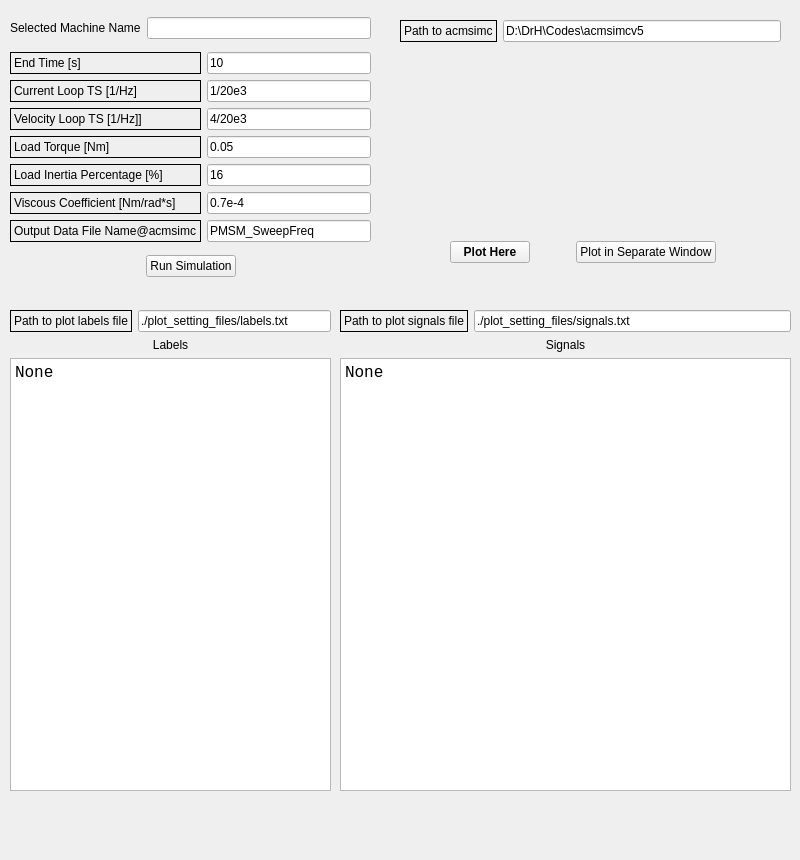
          <widget class="QWidget" name="tab_4">
           <attribute name="title">
            <string>C-based Simulation</string>
           </attribute>
           <widget class="QWidget" name="verticalLayoutWidget_4">
            <property name="geometry">
             <rect>
              <x>10</x>
              <y>10</y>
              <width>361</width>
              <height>274</height>
             </rect>
            </property>
            <layout class="QVBoxLayout" name="verticalLayout_7">
             <item>
              <layout class="QHBoxLayout" name="horizontalLayout_11">
               <item>
                <widget class="QLabel" name="label_4">
                 <property name="sizePolicy">
                  <sizepolicy hsizetype="Fixed" vsizetype="Preferred">
                   <horstretch>0</horstretch>
                   <verstretch>0</verstretch>
                  </sizepolicy>
                 </property>
                 <property name="text">
                  <string>Selected Machine Name</string>
                 </property>
                </widget>
               </item>
               <item>
                <widget class="QLineEdit" name="lineEdit_RO_MachineName">
                 <property name="readOnly">
                  <bool>true</bool>
                 </property>
                </widget>
               </item>
              </layout>
             </item>
             <item>
              <layout class="QHBoxLayout" name="horizontalLayout_12">
               <item>
                <layout class="QVBoxLayout" name="verticalLayout_8">
                 <item>
                  <widget class="QLabel" name="label_EndTime">
                   <property name="frameShape">
                    <enum>QFrame::Panel</enum>
                   </property>
                   <property name="frameShadow">
                    <enum>QFrame::Plain</enum>
                   </property>
                   <property name="text">
                    <string>End Time [s]</string>
                   </property>
                  </widget>
                 </item>
                 <item>
                  <widget class="QLabel" name="label_CLTS">
                   <property name="frameShape">
                    <enum>QFrame::Panel</enum>
                   </property>
                   <property name="frameShadow">
                    <enum>QFrame::Plain</enum>
                   </property>
                   <property name="text">
                    <string>Current Loop TS [1/Hz]</string>
                   </property>
                  </widget>
                 </item>
                 <item>
                  <widget class="QLabel" name="label_VLTS">
                   <property name="frameShape">
                    <enum>QFrame::Panel</enum>
                   </property>
                   <property name="text">
                    <string>Velocity Loop TS [1/Hz]]</string>
                   </property>
                  </widget>
                 </item>
                 <item>
                  <widget class="QLabel" name="label_npd_12">
                   <property name="frameShape">
                    <enum>QFrame::Panel</enum>
                   </property>
                   <property name="text">
                    <string>Load Torque [Nm]</string>
                   </property>
                  </widget>
                 </item>
                 <item>
                  <widget class="QLabel" name="label_npd_13">
                   <property name="frameShape">
                    <enum>QFrame::Panel</enum>
                   </property>
                   <property name="text">
                    <string>Load Inertia Percentage [%]</string>
                   </property>
                  </widget>
                 </item>
                 <item>
                  <widget class="QLabel" name="label_npd_15">
                   <property name="frameShape">
                    <enum>QFrame::Panel</enum>
                   </property>
                   <property name="text">
                    <string>Viscous Coefficient [Nm/rad*s]</string>
                   </property>
                  </widget>
                 </item>
                 <item>
                  <widget class="QLabel" name="label_npd_14">
                   <property name="frameShape">
                    <enum>QFrame::Panel</enum>
                   </property>
                   <property name="text">
                    <string>Output Data File Name@acmsimc</string>
                   </property>
                  </widget>
                 </item>
                </layout>
               </item>
               <item>
                <layout class="QVBoxLayout" name="verticalLayout_9">
                 <item>
                  <widget class="QLineEdit" name="lineEdit_EndTime">
                   <property name="text">
                    <string>10</string>
                   </property>
                  </widget>
                 </item>
                 <item>
                  <widget class="QLineEdit" name="lineEdit_CLTS">
                   <property name="text">
                    <string>1/20e3</string>
                   </property>
                  </widget>
                 </item>
                 <item>
                  <widget class="QLineEdit" name="lineEdit_RatedCurrent_3">
                   <property name="text">
                    <string>4/20e3</string>
                   </property>
                  </widget>
                 </item>
                 <item>
                  <widget class="QLineEdit" name="lineEdit_LoadTorque">
                   <property name="text">
                    <string>0.05</string>
                   </property>
                  </widget>
                 </item>
                 <item>
                  <widget class="QLineEdit" name="lineEdit_LoadInertiaPercentage">
                   <property name="text">
                    <string>16</string>
                   </property>
                  </widget>
                 </item>
                 <item>
                  <widget class="QLineEdit" name="lineEdit_ViscousCoefficient">
                   <property name="text">
                    <string>0.7e-4</string>
                   </property>
                  </widget>
                 </item>
                 <item>
                  <widget class="QLineEdit" name="lineEdit_OutputDataFileName">
                   <property name="text">
                    <string>PMSM_SweepFreq</string>
                   </property>
                  </widget>
                 </item>
                </layout>
               </item>
              </layout>
             </item>
             <item>
              <layout class="QHBoxLayout" name="horizontalLayout_14">
               <item>
                <spacer name="horizontalSpacer_11">
                 <property name="orientation">
                  <enum>Qt::Horizontal</enum>
                 </property>
                 <property name="sizeHint" stdset="0">
                  <size>
                   <width>40</width>
                   <height>20</height>
                  </size>
                 </property>
                </spacer>
               </item>
               <item>
                <widget class="QPushButton" name="pushButton_runCBasedSimulation">
                 <property name="text">
                  <string>Run Simulation</string>
                 </property>
                </widget>
               </item>
               <item>
                <spacer name="horizontalSpacer_12">
                 <property name="orientation">
                  <enum>Qt::Horizontal</enum>
                 </property>
                 <property name="sizeHint" stdset="0">
                  <size>
                   <width>40</width>
                   <height>20</height>
                  </size>
                 </property>
                </spacer>
               </item>
              </layout>
             </item>
            </layout>
           </widget>
           <widget class="QWidget" name="horizontalLayoutWidget_2">
            <property name="geometry">
             <rect>
              <x>400</x>
              <y>20</y>
              <width>381</width>
              <height>22</height>
             </rect>
            </property>
            <layout class="QHBoxLayout" name="horizontalLayout_15">
             <item>
              <widget class="QLabel" name="label__path2boptPython_2">
               <property name="frameShape">
                <enum>QFrame::Panel</enum>
               </property>
               <property name="frameShadow">
                <enum>QFrame::Plain</enum>
               </property>
               <property name="text">
                <string>Path to acmsimc</string>
               </property>
              </widget>
             </item>
             <item>
              <widget class="QLineEdit" name="lineEdit_path2acmsimc">
               <property name="text">
                <string>D:\DrH\Codes\acmsimcv5</string>
               </property>
              </widget>
             </item>
            </layout>
           </widget>
           <widget class="QWidget" name="layoutWidget">
            <property name="geometry">
             <rect>
              <x>410</x>
              <y>240</y>
              <width>346</width>
              <height>25</height>
             </rect>
            </property>
            <layout class="QHBoxLayout" name="horizontalLayout_17">
             <item>
              <spacer name="horizontalSpacer_16">
               <property name="orientation">
                <enum>Qt::Horizontal</enum>
               </property>
               <property name="sizeHint" stdset="0">
                <size>
                 <width>40</width>
                 <height>20</height>
                </size>
               </property>
              </spacer>
             </item>
             <item>
              <widget class="QPushButton" name="pushButton_ACMPlotHere">
               <property name="font">
                <font>
                 <weight>75</weight>
                 <bold>true</bold>
                </font>
               </property>
               <property name="text">
                <string>Plot Here</string>
               </property>
              </widget>
             </item>
             <item>
              <spacer name="horizontalSpacer_17">
               <property name="orientation">
                <enum>Qt::Horizontal</enum>
               </property>
               <property name="sizeHint" stdset="0">
                <size>
                 <width>40</width>
                 <height>20</height>
                </size>
               </property>
              </spacer>
             </item>
             <item>
              <widget class="QPushButton" name="pushButton_ACMPlotSeparate">
               <property name="text">
                <string>Plot in Separate Window</string>
               </property>
              </widget>
             </item>
             <item>
              <spacer name="horizontalSpacer_18">
               <property name="orientation">
                <enum>Qt::Horizontal</enum>
               </property>
               <property name="sizeHint" stdset="0">
                <size>
                 <width>40</width>
                 <height>20</height>
                </size>
               </property>
              </spacer>
             </item>
            </layout>
           </widget>
           <widget class="QWidget" name="verticalLayoutWidget_5">
            <property name="geometry">
             <rect>
              <x>10</x>
              <y>310</y>
              <width>321</width>
              <height>481</height>
             </rect>
            </property>
            <layout class="QVBoxLayout" name="verticalLayout_10">
             <item>
              <layout class="QHBoxLayout" name="horizontalLayout_19">
               <item>
                <widget class="QLabel" name="label__path2boptPython_3">
                 <property name="frameShape">
                  <enum>QFrame::Panel</enum>
                 </property>
                 <property name="frameShadow">
                  <enum>QFrame::Plain</enum>
                 </property>
                 <property name="text">
                  <string>Path to plot labels file</string>
                 </property>
                </widget>
               </item>
               <item>
                <widget class="QLineEdit" name="lineEdit_path2ACMPlotLabels">
                 <property name="text">
                  <string>./plot_setting_files/labels.txt</string>
                 </property>
                </widget>
               </item>
              </layout>
             </item>
             <item>
              <widget class="QLabel" name="label_ACMLabels">
               <property name="frameShape">
                <enum>QFrame::NoFrame</enum>
               </property>
               <property name="frameShadow">
                <enum>QFrame::Plain</enum>
               </property>
               <property name="text">
                <string>Labels</string>
               </property>
               <property name="alignment">
                <set>Qt::AlignCenter</set>
               </property>
              </widget>
             </item>
             <item>
              <widget class="QCodeEditor" name="plainTextEdit_ACMPlotLabels">
               <property name="font">
                <font>
                 <family>Consolas</family>
                 <pointsize>12</pointsize>
                </font>
               </property>
               <property name="lineWrapMode">
                <enum>QPlainTextEdit::NoWrap</enum>
               </property>
               <property name="plainText">
                <string>None</string>
               </property>
              </widget>
             </item>
            </layout>
           </widget>
           <widget class="QWidget" name="verticalLayoutWidget_6">
            <property name="geometry">
             <rect>
              <x>340</x>
              <y>310</y>
              <width>451</width>
              <height>481</height>
             </rect>
            </property>
            <layout class="QVBoxLayout" name="verticalLayout_13">
             <item>
              <layout class="QHBoxLayout" name="horizontalLayout_20">
               <item>
                <widget class="QLabel" name="label__path2boptPython_4">
                 <property name="frameShape">
                  <enum>QFrame::Panel</enum>
                 </property>
                 <property name="frameShadow">
                  <enum>QFrame::Plain</enum>
                 </property>
                 <property name="text">
                  <string>Path to plot signals file</string>
                 </property>
                </widget>
               </item>
               <item>
                <widget class="QLineEdit" name="lineEdit_path2ACMPlotSignals">
                 <property name="text">
                  <string>./plot_setting_files/signals.txt</string>
                 </property>
                </widget>
               </item>
              </layout>
             </item>
             <item>
              <widget class="QLabel" name="label_ACMLabels_2">
               <property name="frameShape">
                <enum>QFrame::NoFrame</enum>
               </property>
               <property name="frameShadow">
                <enum>QFrame::Plain</enum>
               </property>
               <property name="text">
                <string>Signals</string>
               </property>
               <property name="alignment">
                <set>Qt::AlignCenter</set>
               </property>
              </widget>
             </item>
             <item>
              <widget class="QCodeEditor" name="plainTextEdit_ACMPlotDetails">
               <property name="font">
                <font>
                 <family>Consolas</family>
                 <pointsize>12</pointsize>
                </font>
               </property>
               <property name="lineWrapMode">
                <enum>QPlainTextEdit::NoWrap</enum>
               </property>
               <property name="plainText">
                <string>None</string>
               </property>
              </widget>
             </item>
            </layout>
           </widget>
           <widget class="QWidget" name="verticalLayoutWidget_7">
            <property name="geometry">
             <rect>
              <x>450</x>
              <y>800</y>
              <width>341</width>
              <height>51</height>
             </rect>
            </property>
            <layout class="QVBoxLayout" name="verticalLayout_CBSMplToolBar"/>
           </widget>
          </widget>
